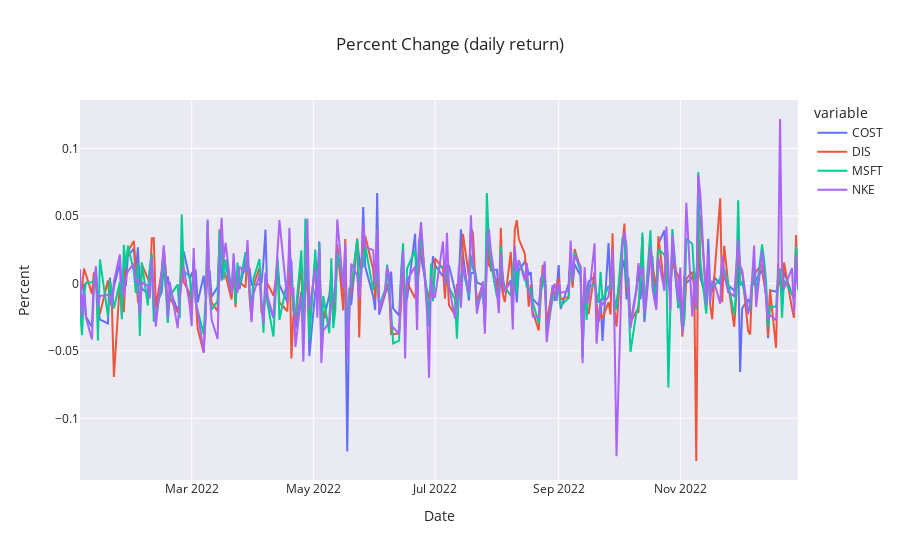

Notebook source saved alongside this figure:
### Code cell
plot(recent_pct_change, 'Date', 'Percent', 'Percent Change (daily return)')

### Figure 1 — Plotly figure (JSON) as saved in the notebook; plotly's stock layout.template omitted (floating-point values rounded to 4 significant figures; data arrays with more than 128 entries replaced by an {"elided": "..."} marker saying what was removed)
{"data": [{"hovertemplate": "variable=COST<br>Date=%{x}<br>value=%{y}<extra></extra>", "legendgroup": "COST", "line": {"color": "#636efa", "dash": "solid"}, "marker": {"symbol": "circle"}, "mode": "lines", "name": "COST", "orientation": "v", "showlegend": true, "type": "scatter", "x": {"elided": "250 str values"}, "xaxis": "x", "y": {"elided": "250 float values"}, "yaxis": "y"}, {"hovertemplate": "variable=DIS<br>Date=%{x}<br>value=%{y}<extra></extra>", "legendgroup": "DIS", "line": {"color": "#EF553B", "dash": "solid"}, "marker": {"symbol": "circle"}, "mode": "lines", "name": "DIS", "orientation": "v", "showlegend": true, "type": "scatter", "x": {"elided": "250 str values"}, "xaxis": "x", "y": {"elided": "250 float values"}, "yaxis": "y"}, {"hovertemplate": "variable=MSFT<br>Date=%{x}<br>value=%{y}<extra></extra>", "legendgroup": "MSFT", "line": {"color": "#00cc96", "dash": "solid"}, "marker": {"symbol": "circle"}, "mode": "lines", "name": "MSFT", "orientation": "v", "showlegend": true, "type": "scatter", "x": {"elided": "250 str values"}, "xaxis": "x", "y": {"elided": "250 float values"}, "yaxis": "y"}, {"hovertemplate": "variable=NKE<br>Date=%{x}<br>value=%{y}<extra></extra>", "legendgroup": "NKE", "line": {"color": "#ab63fa", "dash": "solid"}, "marker": {"symbol": "circle"}, "mode": "lines", "name": "NKE", "orientation": "v", "showlegend": true, "type": "scatter", "x": {"elided": "250 str values"}, "xaxis": "x", "y": {"elided": "250 float values"}, "yaxis": "y"}], "layout": {"legend": {"title": {"text": "variable"}, "tracegroupgap": 0}, "showlegend": true, "title": {"text": "Percent Change (daily return)"}, "xaxis": {"anchor": "y", "domain": [0, 1], "title": {"text": "Date"}}, "yaxis": {"anchor": "x", "domain": [0, 1], "title": {"text": "Percent"}}}}
